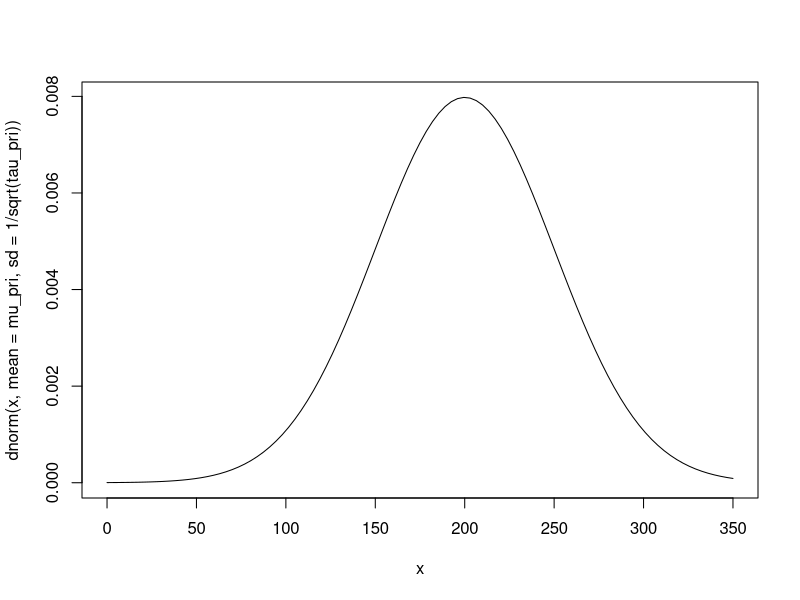
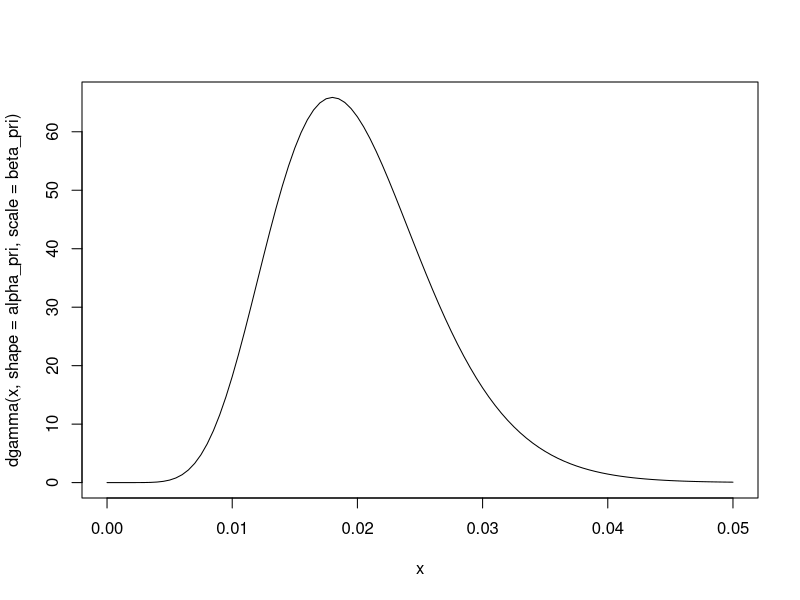
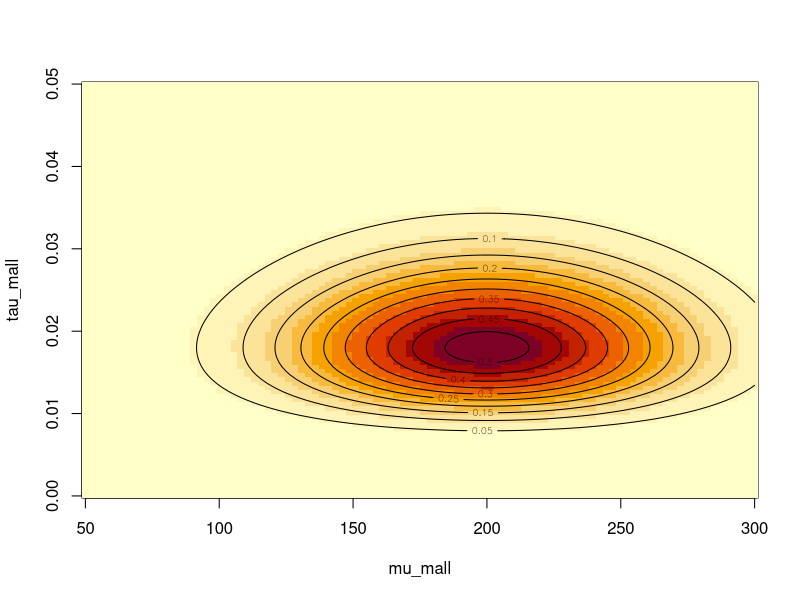
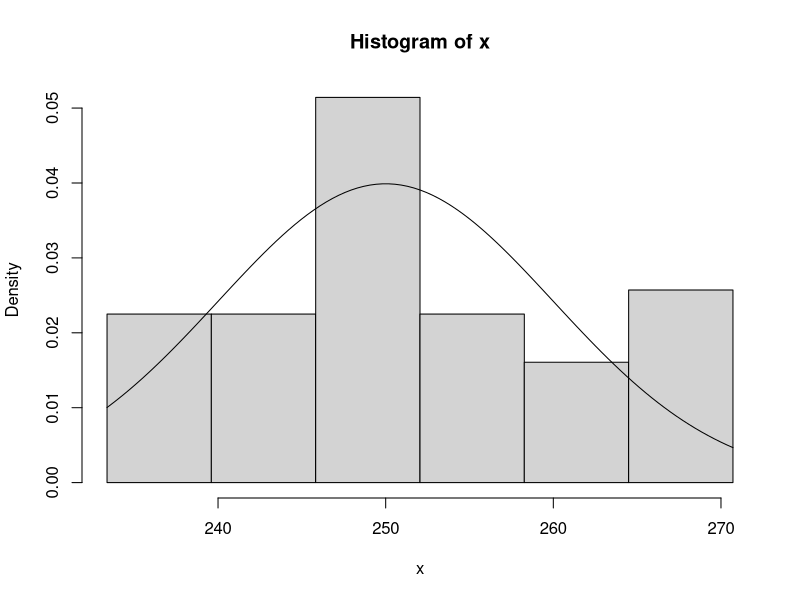
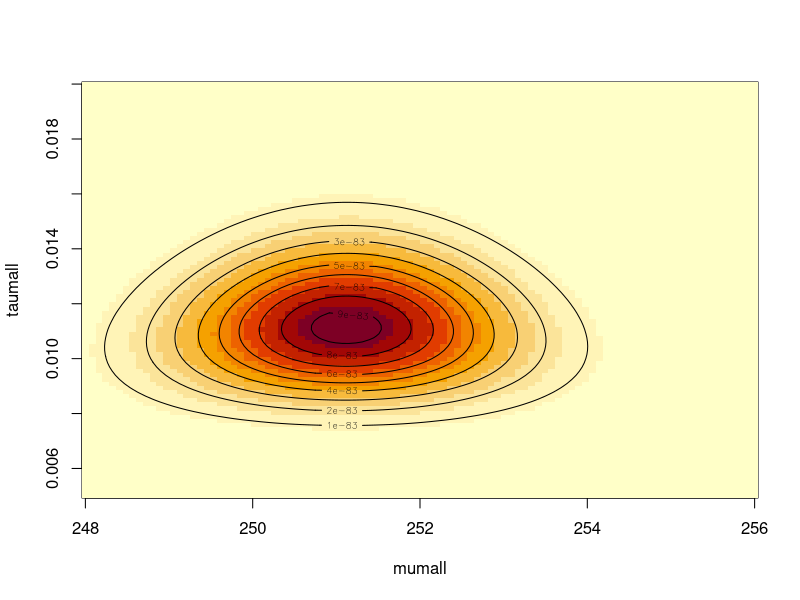
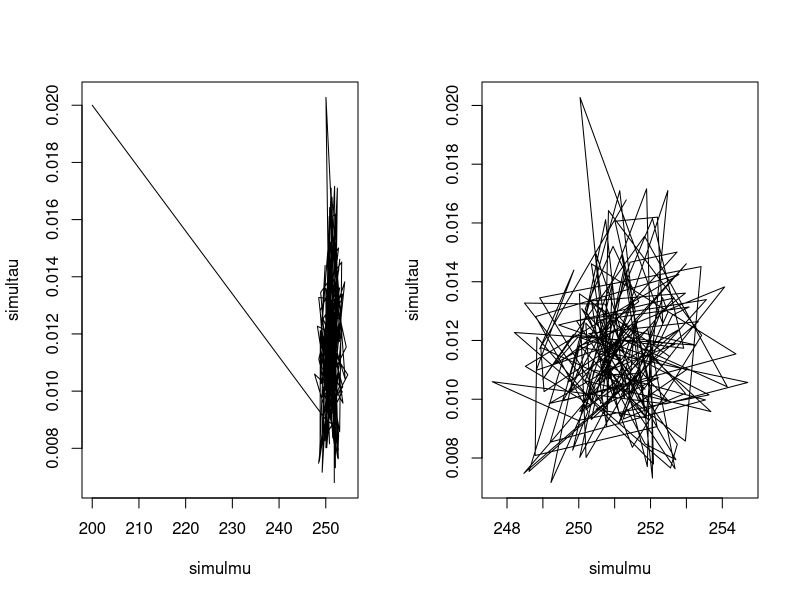
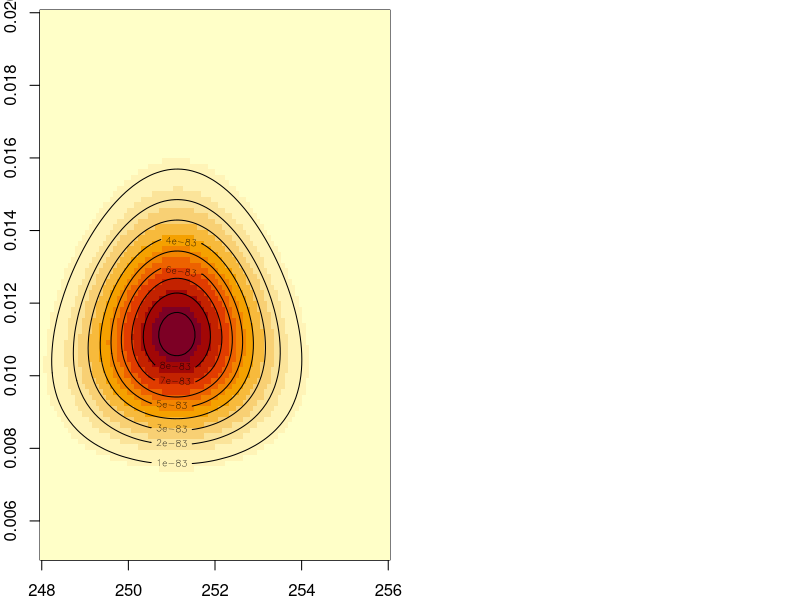

Reproduce these figures in R, in order. (Note: this script raises an error after producing the figures.)
#Propri media
tau_pri=1/50^2
mu_pri=200

#curve: grafica funcion 
curve(dnorm(x, mean = mu_pri, sd = 1/sqrt(tau_pri)), from = 0, to = 350)

#priori tau
alpha_pri=10
beta_pri=0.002
curve(dgamma(x, shape = alpha_pri, scale = beta_pri), from = 0, to = .05)


#Priori conjunta
mu_mall=seq(50, 300, length.out = 100)
tau_mall=seq(0,.05,length.out=100)
priori<-function(mu, tau){
  x=dnorm(mu, mean = mu_pri, sd = 1/sqrt(tau_pri))
  y=dgamma(tau, shape = alpha_pri, scale = beta_pri)
  return(x*y)
}
#outer (x,y,funcion) hace el producto cartesiano y evalua en la funcion
priori_mall=outer(mu_mall, tau_mall, priori)
#grafica densidad funcion R^2 a R
image(mu_mall, tau_mall, priori_mall)
#contuor grafica las curvas dee nivel 
contour(mu_mall, tau_mall, priori_mall, add = TRUE)

#Simular gausiana
muv=250
tauv=1/10^2
n=50
x=rnorm(n, mean = muv, sd = sqrt(1/tauv))
xbar=mean(x)
#breaks(inicio,final, numero intervalos)
hist(x, prob = TRUE, breaks = seq(min(x), max(x), length.out =7))
curve(dnorm(x, mean = muv, sd = 1/sqrt(tauv)), add = TRUE)

#Posteriori
mumall=seq(248, 256, length.out = 100)
taumall=seq(0.005, .02, length.out = 100)
postmall=matrix(0, nrow = length(mumall), ncol = length(taumall))
for(i in seq_along(mumall)){
  for(j in seq_along(taumall)){
    postmall[i,j]=priori(mumall[i], taumall[j])*prod(dnorm(x, mean = mumall[i], sd = 1/sqrt(taumall[j])))
  }
}

image(mumall, taumall, postmall)
contour(mumall, taumall, postmall, add = TRUE)

#Full condicionales
rmu <- function(tau){
  condprom=(n*tau*xbar + tau_pri*mu_pri)/(n*tau + tau_pri)
  condtau=n*tau + tau_pri
  return(rnorm(1, mean = condprom, sd = sqrt(1/condtau)))
}

rtau <- function(mu){
  condalpha=n/2 + alpha_pri
  condbeta=1/(sum((x-mu)^2)/2 + 1/beta_pri)
  return(rgamma(1, shape = condalpha, scale = condbeta))
}

#Gibbs Sampler
nsimul=200 
simulmu=rep(0, nsimul)
simultau=simulmu
simultau[1]= alpha_pri * beta_pri 
simulmu[1]=mu_pri
for(i in 2:nsimul){
  simulmu[i]=rmu(simultau[i-1])
  simultau[i]=rtau(simulmu[i])
}

#Trayectorias
simulaciones=cbind(simulmu, simultau)
par(mfrow=c(1,2))
plot(simulaciones, type = "l")
burn=1:25
plot(simulaciones[-burn,], type = "l")
chain=simulaciones[-burn,]

#Comparando densidades
par(mfrow=c(1,2), mar = c(2,2,.5,.5))
image(mumall, taumall, postmall)
contour(mumall, taumall, postmall, add = TRUE)
dens_chain=kde2d(chain[,1], chain[,2], n = 100,lim=c(range(mumall),c(range(taumall))))
image(dens_chain, xlim = range(mumall), ylim = range(taumall))
contour(dens_chain, add = TRUE)
        
#Introducción Coda
library(coda)
chain <- mcmc(chain)
summary(chain)
plot(chain)
